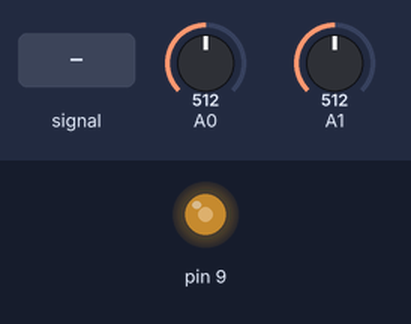
The sketch below on a simulated Arduino Uno, built with avr-gcc and run on an emulated ATmega328P. On the bench: output pins drawn as LEDs (lit = HIGH). The test bench sets the inputs (shaded band); at power-on: A0 = 512, A1 = 512. What the sketch prints to the serial monitor is not drawn.

Above: at 1.2 s.
1.3 s: A0 fed a 200 Hz sine of ±81 counts around its level
2.8 s: A0 set to 306
4.7 s: A0 set to 210
6.6 s: A0 fed a 200 Hz sine of ±81 counts around its level
Timing chart, 0 to 53.1 s (numbered marks = the images above; inputs shaded):
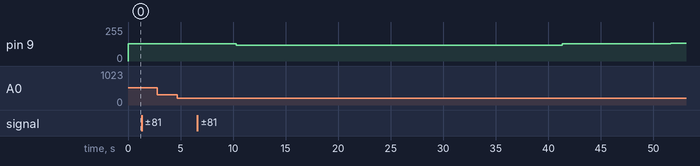

The sketch:

Escalones_cilindro.ino
```cpp
#include <TimerOne.h>
int pot;
float frec = 1000;
float ms, s, t, In, Out, Out_1, rk, rk1, w;
float SPo=512.0;;
int Pot1,Pot2;
float Kp_Vel = 0.1, Ki_Vel = 0.0, Kd_Vel = 0.0; // MODELO MEJORADO PARAMETROS A 2080 RPM
float u_Vel = 0.0, e_Vel = 0.0, upV, uiV, udV, e_1V, ui_1V, u_abs, DutyCicle;
unsigned long timeold,timeOld2 = 0;
unsigned long timeNow;
const unsigned long Ts = 10000;

typedef union {
  float number;
  uint8_t bytes[4];
} valor;
valor SPo_ML, Pot1_ML;

void setup(){
  Serial.begin(9600);
  pinMode(9, OUTPUT);
  Timer1.initialize(400);  // arg = period in us/2 kHz
  timeOld2 = micros();
}

void loop(){
  Pot1 = analogRead(A0); //ARRIBA
  Pot2 = analogRead(A1); //ABAJO
  Timer1.pwm(9, SPo);
  /*
  if (t<=10.0){SPo=512.0;}
  else if (t>10.0 && t<=20.0){SPo=640.0;}
  else if (t>20.0 && t<=30.0){SPo=384.0;}
  else if (t>30.0 && t<=40.0){SPo=768.0;}
  else if (t>40.0 && t<=50.0){SPo=256.0;}
  else if (t>50.0 && t<=60.0){SPo=896.0;}
  else if (t>60.0 && t<=70.0){SPo=128.0;}
  else if (t>70.0 && t<=80.0){SPo=1024.0;}
  else if (t>80.0 && t<=90.0){SPo=0.0;}
  else if (t>90.0){SPo=640.0;}
  */
/*
  if (t<=10.0){SPo=512.0;}
  else if (t>10.0 && t<=20.0){SPo=640.0;}
  else if (t>20.0 && t<=30.0){SPo=512.0;}
  else if (t>30.0 && t<=40.0){SPo=384.0;}
  else if (t>40.0 && t<=50.0){SPo=512.0;}
  else if (t>50.0 && t<=60.0){SPo=768.0;}
  else if (t>60.0 && t<=70.0){SPo=512.0;}
  else if (t>70.0 && t<=80.0){SPo=256.0;}
  else if (t>80.0 && t<=90.0){SPo=512.0;}
  else if (t>90.0 && t<=100.0){SPo=896.0;}
  else if (t>100.0 && t<=110.0){SPo=512.0;}
  else if (t>110.0 && t<=120.0){SPo=128.0;}
  else if (t>120.0 && t<=130.0){SPo=512.0;}
  else if (t>130.0 && t<=140.0){SPo=1024.0;}
  else if (t>140.0 && t<=150.0){SPo=512.0;}
  else if (t>150.0 && t<=160.0){SPo=0.0;}
  else if (t>160.0 && t<=170.0){SPo=512.0;}
  else if (t>170.0){SPo=640.0;}
*/
  /*
  if (t<=10.0){SPo=512.0;}
  else if (t>10.0 && t<=20.0){SPo=544.0;}
  else if (t>20.0 && t<=30.0){SPo=480.0;}
  else if (t>30.0 && t<=40.0){SPo=576.0;}
  else if (t>40.0 && t<=50.0){SPo=448.0;}
  else if (t>50.0 && t<=60.0){SPo=608.0;}
  else if (t>60.0 && t<=70.0){SPo=416.0;}
  else if (t>70.0 && t<=80.0){SPo=640.0;}
  else if (t>80.0 && t<=90.0){SPo=384.0;}
  else if (t>90.0){SPo=640.0;}
*/
    if (t<=10.0){SPo=512.0;}
  else if (t>10.0 && t<=40.0){SPo=480.0;}
  else if (t>40.0 && t<=50.0){SPo=512.0;}
  else if (t>50.0 && t<=80.0){SPo=528.0;} //Retraccción
  else if (t>80.0 && t<=90.0){SPo=512.0;}
  else if (t>90.0 && t<=110.0){SPo=448.0;} //Sale
  else if (t>110.0 && t<=120.0){SPo=512.0;}
  else if (t>120.0 && t<=130.0){SPo=544.0;}
  else if (t>130.0 && t<=140.0){SPo=512.0;}
  else if (t>140.0 && t<=150.0){SPo=416.0;}
  else if (t>150.0 && t<=160.0){SPo=512.0;}
  else if (t>160.0 && t<=170.0){SPo=560.0;}
  else if (t>170.0 && t<=180.0){SPo=512.0;}
  else if (t>180.0 && t<=190.0){SPo=384.0;}
  else if (t>190.0 && t<=200.0){SPo=512.0;}
  else if (t>200.0 && t<=210.0){SPo=576.0;}
  else if (t>210.0 && t<=220.0){SPo=512.0;}
  else if (t>220.0){SPo=576.0;}

  timeNow = micros();
    if (timeNow - timeOld2 >= Ts){
        timeOld2 = timeNow;
        t = t + (Ts / 1e6);  // Suma Ts en segundos (puedes usar Ts/1000.0 si lo quieres en milisegundos)
    }


   if (millis()-timeold >= 10){
      SPo_ML.number = SPo;
      Pot1_ML.number = Pot1;
      Serial.write('V');
      for (int i = 0; i < 4; i++) Serial.write(SPo_ML.bytes[i]);
      for (int i = 0; i < 4; i++) Serial.write(Pot1_ML.bytes[i]);
      Serial.write('\n');
      timeold = millis();
    }

}
```
